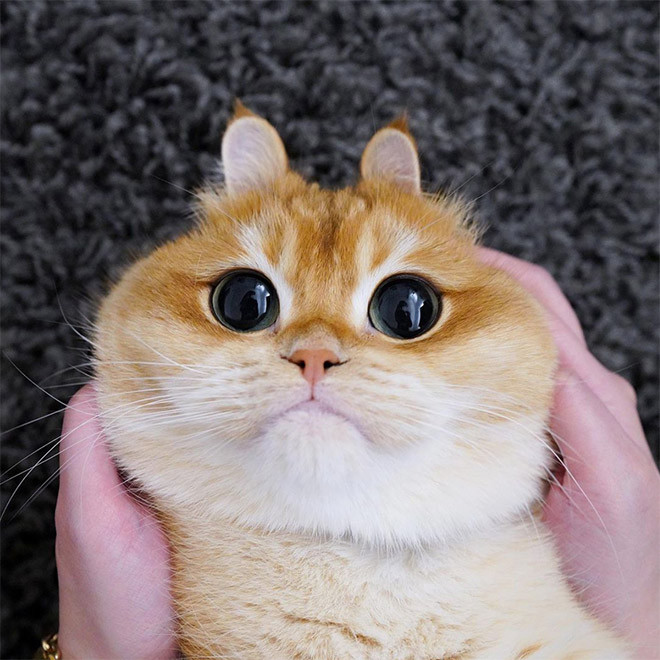
#> input picture picfive.jpg, 660 x 660 px, given in place of picone.jpg, which was not available
$ python 'LW (8).py'
#> lines starting #> are read from the running program, lines starting #| are printed output that depends on the picture; pictures that were not available may be replaced by others from this repository, and a replacement may not be noted
from PIL import Image, ImageDraw

def z1():
    p = "picone.jpg"
    with Image.open(p) as img: #открывает изображение
#> img is the input picture: PIL image 660x660 RGB; mean R, G, B 130.3, 118.2, 116
        img.load() #считывает изображение
        img.show() #открывает изображение
        cropp_img = img.crop((100, 75, 500, 550)) #обрезка изображения
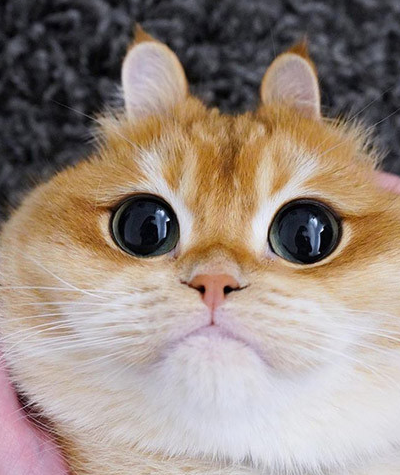
#> cropp_img: PIL image 400x475 RGB; mean R, G, B 153.5, 138.5, 129.2
        cropp_img.save("piconenew.jpg") #сохраняет новое изобажение

def z2():
    g = {1: "NG.jpeg", 2: "march.jpg", 3: "february.jpg", 4: "prazdnik.jpeg"} #создаем словарь где каждому номеру соответсвует праздник

    print("1-НГ"
          "2-8 марта"
          "3-23 февраля"
          "4-др")
    ans = int(input("Выберите цифру, соответсвующую празднику: ")) #выводим и просим выбрать цифру
#> the answer given: 3

    p = g[ans] #в результате того что выбрали выводит необходимую открытку
    with Image.open(p) as img:
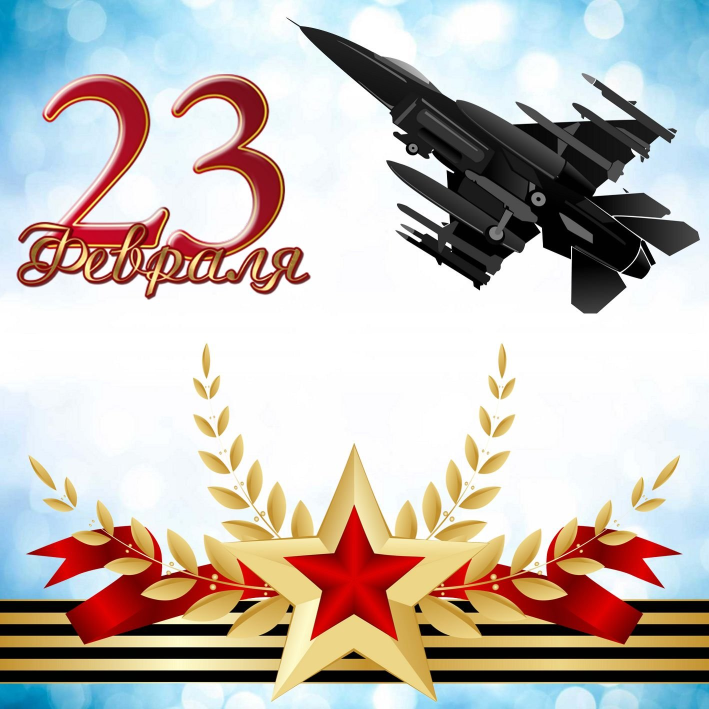
#> input picture february.jpg, 1417 x 1417 px (shown at 1/2 size)
#> img is the input picture: PIL image 1417x1417 RGB; mean R, G, B 195.1, 187.6, 181.7
        img.load()
        img.show()

def z3():
    p = "prazdnik.jpeg"
    with Image.open(p) as img:
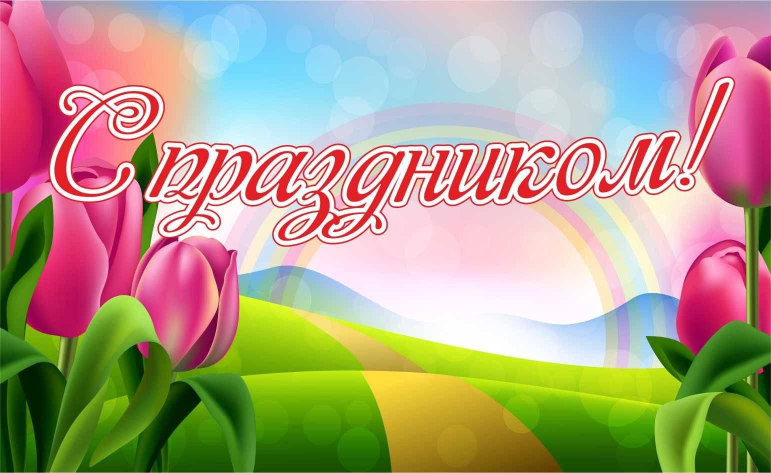
#> input picture prazdnik.jpeg, 1542 x 946 px (shown at 1/2 size)
#> img is the input picture: PIL image 1542x946 RGB; mean R, G, B 175.1, 159.5, 136
        img.load()

#> (the run stopped early here; a loop or call above may not have finished)
